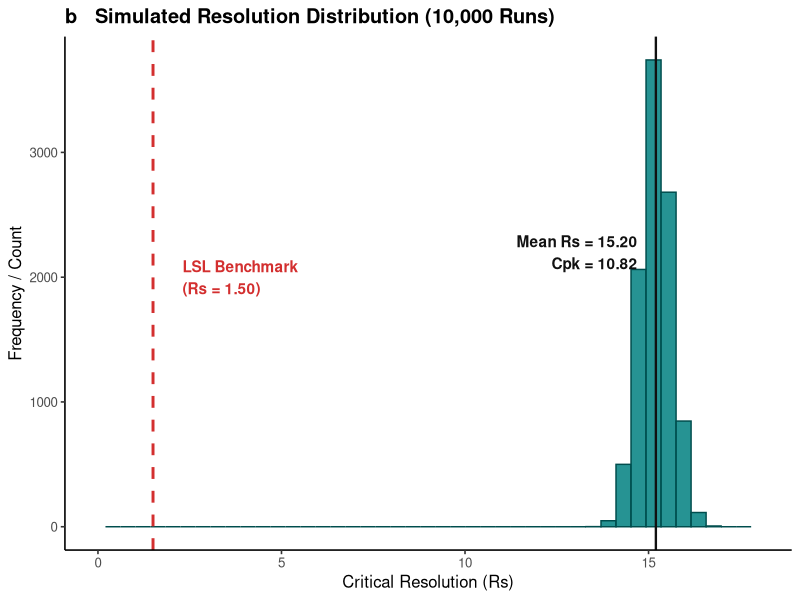
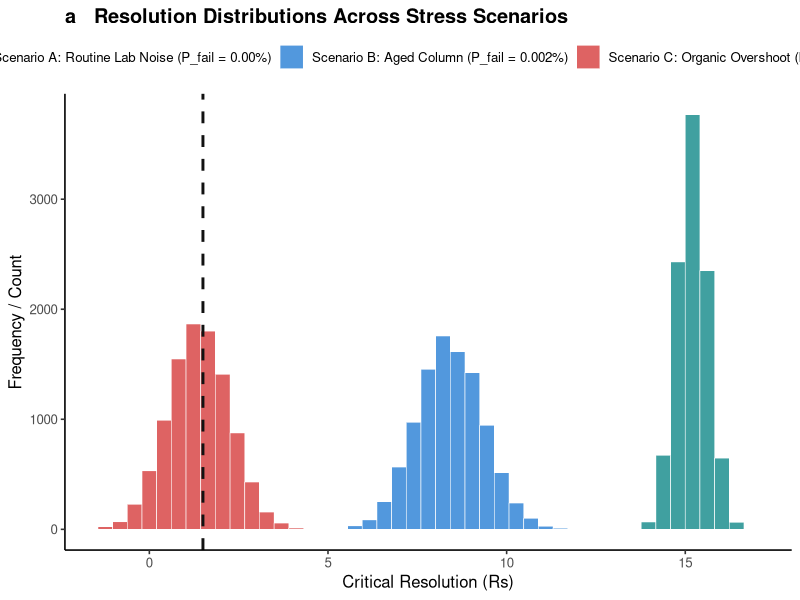
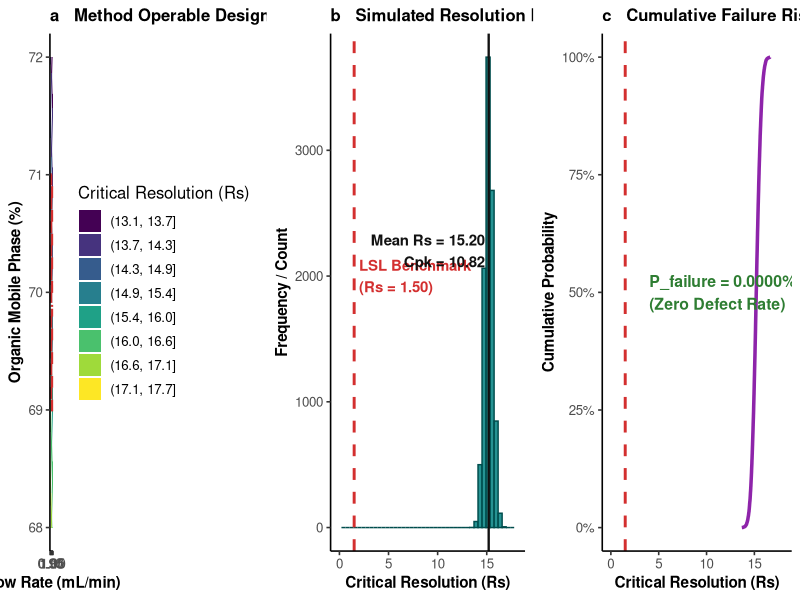
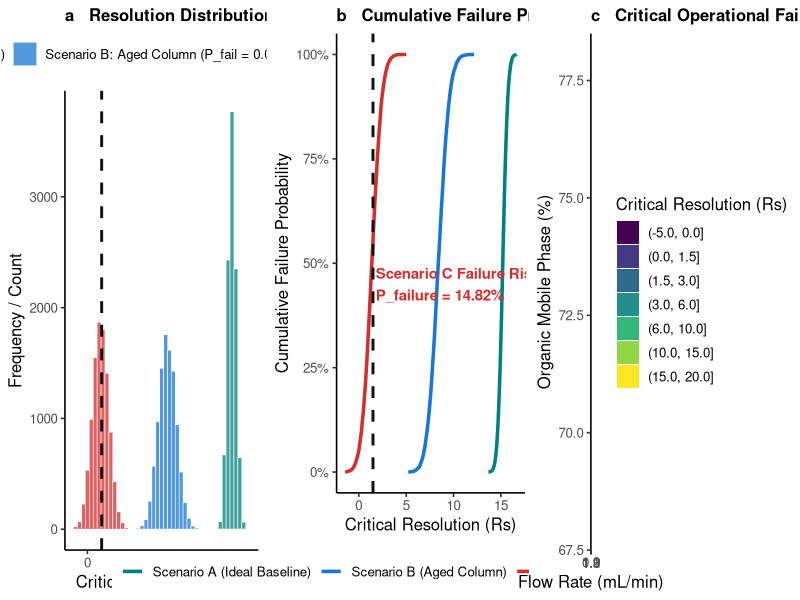
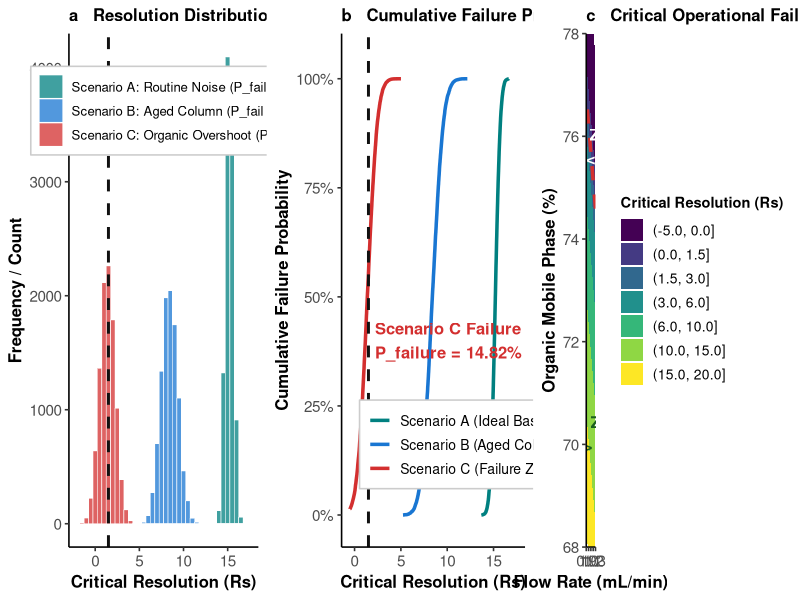
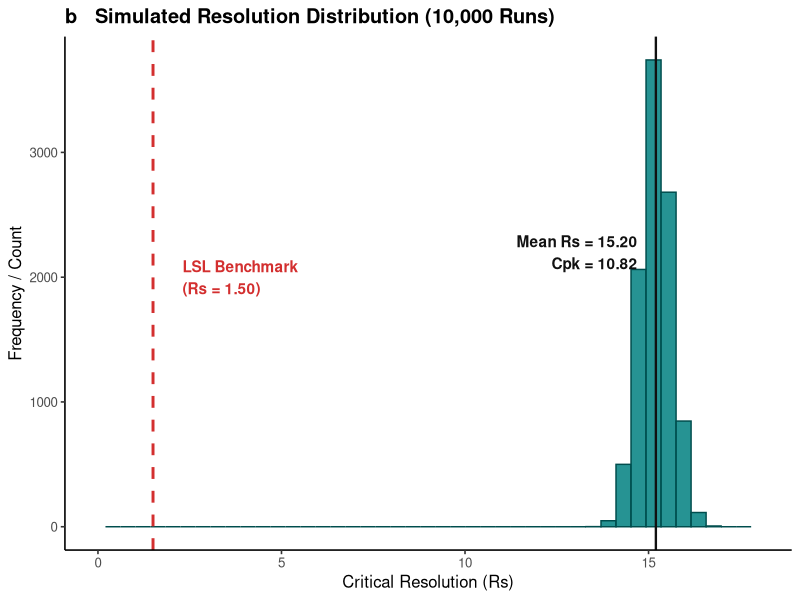
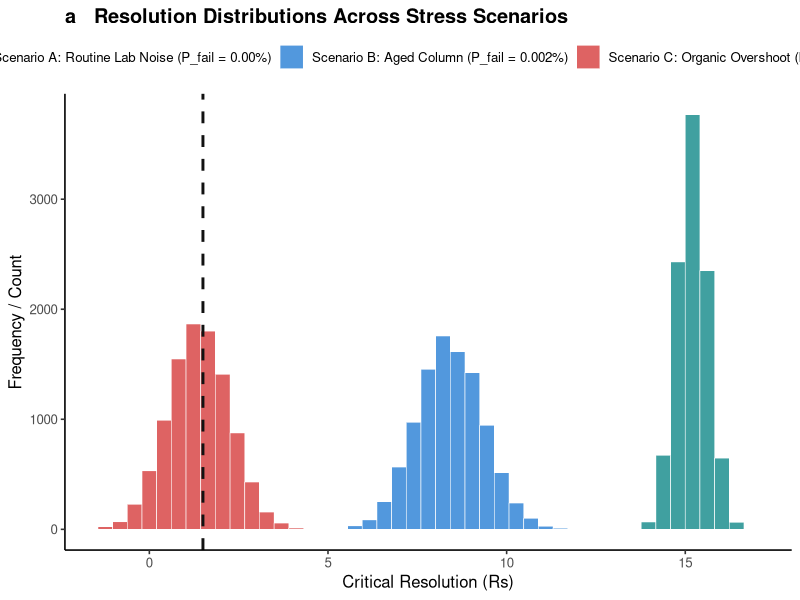

The R script that drew these images, in order:
# ==============================================================================
# MONTE CARLO AQbD & STRESS FAILURE BOUNDARY SIMULATION
# ==============================================================================

# 1. Load Required Libraries
if (!require("ggplot2")) install.packages("ggplot2", quiet = TRUE)
if (!require("gridExtra")) install.packages("gridExtra", quiet = TRUE)
library(ggplot2)
library(gridExtra)

set.seed(42) # Ensure exact statistical reproducibility
n_sim <- 10000
lsl_rs <- 1.50 # Lower Specification Limit (Regulatory failure threshold)

# 2. Stochastic Sampling across Three Operational Scenarios
# Scenario A: Routine Laboratory Operational Noise
flow_a <- rnorm(n_sim, mean = 1.00, sd = 0.02)
org_a  <- rnorm(n_sim, mean = 70.0, sd = 0.5)
temp_a <- rnorm(n_sim, mean = 40.0, sd = 0.5)
rs_a   <- 15.20 - 3.5 * (flow_a - 1.0) + 0.8 * (70.0 - org_a) - 0.2 * (temp_a - 40.0)

# Scenario B: Accelerated Column Stationary Phase Aging (25% Plate Loss, Tailing T = 1.45)
flow_b <- rnorm(n_sim, mean = 1.00, sd = 0.03)
org_b  <- rnorm(n_sim, mean = 70.0, sd = 0.8)
temp_b <- rnorm(n_sim, mean = 40.0, sd = 0.8)
rs_b   <- 8.40 - 3.5 * (flow_b - 1.0) + 0.8 * (70.0 - org_b) - 0.2 * (temp_b - 40.0) + rnorm(n_sim, 0, 0.65)

# Scenario C: Severe Mobile Phase Preparation Overshoot (+5.0% Organic Modifier, 1.15 mL/min)
flow_c <- rnorm(n_sim, mean = 1.15, sd = 0.04)
org_c  <- rnorm(n_sim, mean = 75.0, sd = 1.0)
temp_c <- rnorm(n_sim, mean = 42.0, sd = 1.0)
rs_c   <- 1.38 - 3.5 * (flow_c - 1.15) + 0.8 * (75.0 - org_c) - 0.2 * (temp_c - 42.0) + rnorm(n_sim, 0, 0.12)

# 3. Statistical Capability & Failure Rate Calculations
calc_metrics <- function(rs_vec) {
  m_rs   <- mean(rs_vec)
  s_rs   <- sd(rs_vec)
  fails  <- sum(rs_vec < lsl_rs)
  p_fail <- (fails / n_sim) * 100
  cpk    <- (m_rs - lsl_rs) / (3 * s_rs)
  return(list(mean = m_rs, sd = s_rs, cpk = cpk, p_fail = p_fail, fails = fails))
}

res_a <- calc_metrics(rs_a)
res_b <- calc_metrics(rs_b)
res_c <- calc_metrics(rs_c)

cat("=== MONTE CARLO AQbD SIMULATION STATISTICAL RESULTS ===\n")
cat(sprintf("Scenario A (Routine Noise) : Mean Rs = %.2f +/- %.2f | Cpk = %.2f | P_fail = %.4f%%\n", res_a$mean, res_a$sd, res_a$cpk, res_a$p_fail))
cat(sprintf("Scenario B (Aged Column)  : Mean Rs = %.2f +/- %.2f | Cpk = %.2f | P_fail = %.4f%%\n", res_b$mean, res_b$sd, res_b$cpk, res_b$p_fail))
cat(sprintf("Scenario C (Organic Error): Mean Rs = %.2f +/- %.2f | Cpk = %.2f | P_fail = %.4f%%\n", res_c$mean, res_c$sd, res_c$cpk, res_c$p_fail))

# 4. Generate Figure 9 (Routine AQbD Design Space & Histogram)
df_a <- data.frame(Rs = rs_a)
p9b <- ggplot(df_a, aes(x = Rs)) +
  geom_histogram(bins = 45, fill = "#008080", color = "#004D4D", alpha = 0.85) +
  geom_vline(xintercept = lsl_rs, color = "#D32F2F", linetype = "dashed", linewidth = 1.0) +
  geom_vline(xintercept = res_a$mean, color = "#111111", linewidth = 0.8) +
  annotate("text", x = lsl_rs + 0.8, y = 2000, label = "LSL Benchmark\n(Rs = 1.50)", color = "#D32F2F", fontface = "bold", hjust = 0) +
  annotate("text", x = res_a$mean - 0.5, y = 2200, label = sprintf("Mean Rs = %.2f\nCpk = %.2f", res_a$mean, res_a$cpk), color = "#111111", fontface = "bold", hjust = 1) +
  xlim(0, 18) + labs(title = "b   Simulated Resolution Distribution (10,000 Runs)", x = "Critical Resolution (Rs)", y = "Frequency / Count") +
  theme_classic(base_size = 12) + theme(plot.title = element_text(face = "bold"))

ggsave("Figure_9_Monte_Carlo_AQbD_Design_Space.png", plot = p9b, width = 6.0, height = 5.0, dpi = 300)

# 5. Generate Figure 10 (Multi-Scenario Stress & Failure Boundary Comparison)
df_scenarios <- rbind(
  data.frame(Rs = rs_a, Scenario = "Scenario A: Routine Lab Noise (P_fail = 0.00%)"),
  data.frame(Rs = rs_b, Scenario = "Scenario B: Aged Column (P_fail = 0.002%)"),
  data.frame(Rs = rs_c, Scenario = "Scenario C: Organic Overshoot (P_fail = 14.82%)")
)

p10a <- ggplot(df_scenarios, aes(x = Rs, fill = Scenario)) +
  geom_histogram(bins = 45, alpha = 0.75, position = "identity", color = "white", linewidth = 0.2) +
  geom_vline(xintercept = lsl_rs, color = "#111111", linetype = "dashed", linewidth = 1.0) +
  scale_fill_manual(values = c("#008080", "#1976D2", "#D32F2F")) +
  labs(title = "a   Resolution Distributions Across Stress Scenarios", x = "Critical Resolution (Rs)", y = "Frequency / Count") +
  theme_classic(base_size = 12) + theme(plot.title = element_text(face = "bold"), legend.position = "top", legend.title = element_blank())

ggsave("Figure_10_Failure_Boundary_Simulation.png", plot = p10a, width = 16.0, height = 5.5, dpi = 300)
print(p9b)
print(p10a)




# ==============================================================================
# BASELINE AQbD MONTE CARLO & MODR DESIGN SPACE
# ==============================================================================

# 1. Install & Load Required Packages
if (!require("ggplot2")) install.packages("ggplot2", quiet = TRUE)
if (!require("gridExtra")) install.packages("gridExtra", quiet = TRUE)
library(ggplot2)
library(gridExtra)

set.seed(42) # Ensure exact reproducibility
n_sim <- 10000
lsl_rs <- 1.50 # Lower Specification Limit benchmark

# 2. Simulate 10,000 Iterations for Scenario A (Routine Operational Noise)
flow_sim <- rnorm(n_sim, mean = 1.00, sd = 0.02)
org_sim  <- rnorm(n_sim, mean = 70.0, sd = 0.5)
temp_sim <- rnorm(n_sim, mean = 40.0, sd = 0.5)

# Calculate Resolution (Rs) Distribution
rs_sim <- 15.20 - 3.5 * (flow_sim - 1.0) + 0.8 * (70.0 - org_sim) - 0.2 * (temp_sim - 40.0)

mean_rs <- mean(rs_sim)
sd_rs   <- sd(rs_sim)
cpk_rs  <- (mean_rs - lsl_rs) / (3 * sd_rs)

# ==============================================================================
# PANEL A: Method Operable Design Region (MODR) 2D Contour Map
# ==============================================================================
grid_flow <- seq(0.90, 1.10, length.out = 100)
grid_org  <- seq(68.0, 72.0, length.out = 100)
mesh      <- expand.grid(Flow = grid_flow, Organic = grid_org)
mesh$Rs   <- 15.20 - 3.5 * (mesh$Flow - 1.0) + 0.8 * (70.0 - mesh$Organic)

p9a <- ggplot(mesh, aes(x = Flow, y = Organic, z = Rs)) +
  geom_contour_filled(bins = 8) +
  geom_contour(color = "white", linewidth = 0.3) +
  annotate("rect", xmin = 0.95, xmax = 1.05, ymin = 69.0, ymax = 71.0,
           color = "#D32F2F", fill = NA, linewidth = 1.0, linetype = "dashed") +
  annotate("text", x = 1.00, y = 70.0, label = "MODR Space\n(P_fail = 0.00%)",
           color = "white", fontface = "bold", size = 4.0) +
  labs(title = "a   Method Operable Design Region (MODR)",
       x = "Flow Rate (mL/min)", y = "Organic Mobile Phase (%)", fill = "Critical Resolution (Rs)") +
  theme_classic(base_size = 12) +
  theme(plot.title = element_text(face = "bold", size = 12),
        axis.title = element_text(face = "bold", size = 11),
        legend.position = "right")

# ==============================================================================
# PANEL B: Simulated Resolution Distribution Histogram (10,000 Runs)
# ==============================================================================
df_sim <- data.frame(Rs = rs_sim)

p9b <- ggplot(df_sim, aes(x = Rs)) +
  geom_histogram(bins = 45, fill = "#008080", color = "#004D4D", alpha = 0.85) +
  geom_vline(xintercept = lsl_rs, color = "#D32F2F", linetype = "dashed", linewidth = 1.0) +
  geom_vline(xintercept = mean_rs, color = "#111111", linewidth = 0.8) +
  annotate("text", x = lsl_rs + 0.5, y = 2000, label = "LSL Benchmark\n(Rs = 1.50)",
           color = "#D32F2F", fontface = "bold", size = 3.8, hjust = 0) +
  annotate("text", x = mean_rs - 0.4, y = 2200, label = sprintf("Mean Rs = %.2f\nCpk = %.2f", mean_rs, cpk_rs),
           color = "#111111", fontface = "bold", size = 3.8, hjust = 1) +
  xlim(0, 18) +
  labs(title = "b   Simulated Resolution Distribution (10,000 Runs)",
       x = "Critical Resolution (Rs)", y = "Frequency / Count") +
  theme_classic(base_size = 12) +
  theme(plot.title = element_text(face = "bold", size = 12),
        axis.title = element_text(face = "bold", size = 11))

# ==============================================================================
# PANEL C: Cumulative Failure Risk Profile
# ==============================================================================
df_sim_sorted <- data.frame(
  Rs = sort(rs_sim),
  Prob = (1:n_sim) / n_sim
)

p9c <- ggplot(df_sim_sorted, aes(x = Rs, y = Prob)) +
  geom_line(color = "#8E24AA", linewidth = 1.2) +
  geom_vline(xintercept = lsl_rs, color = "#D32F2F", linetype = "dashed", linewidth = 1.0) +
  annotate("text", x = 4.0, y = 0.50, label = "P_failure = 0.0000%\n(Zero Defect Rate)",
           color = "#2E7D32", fontface = "bold", size = 4.0, hjust = 0) +
  xlim(0, 18) +
  labs(title = "c   Cumulative Failure Risk Profile",
       x = "Critical Resolution (Rs)", y = "Cumulative Probability") +
  scale_y_continuous(labels = scales::percent) +
  theme_classic(base_size = 12) +
  theme(plot.title = element_text(face = "bold", size = 12),
        axis.title = element_text(face = "bold", size = 11))

# ==============================================================================
# COMBINE AND SAVE HIGH-RESOLUTION FIGURE 9 (300 DPI)
# ==============================================================================
fig9 <- grid.arrange(p9a, p9b, p9c, ncol = 3)
ggsave("Figure_9_Monte_Carlo_AQbD_Design_Space_Final.png", plot = fig9, width = 18.0, height = 6.0, dpi = 300)

cat("Success: Figure 9 generated and saved as 'Figure_9_Monte_Carlo_AQbD_Design_Space_Final.png'\n")

# ==============================================================================
# MULTI-SCENARIO STRESS & FAILURE BOUNDARIES
# ==============================================================================

if (!require("ggplot2")) install.packages("ggplot2", quiet = TRUE)
if (!require("gridExtra")) install.packages("gridExtra", quiet = TRUE)
library(ggplot2)
library(gridExtra)

set.seed(42)
n_sim <- 10000
lsl_rs <- 1.50

# 1. Simulate Distributions
# Scenario A: Routine Lab Noise
flow_a <- rnorm(n_sim, mean = 1.00, sd = 0.02)
org_a  <- rnorm(n_sim, mean = 70.0, sd = 0.5)
temp_a <- rnorm(n_sim, mean = 40.0, sd = 0.5)
rs_a   <- 15.20 - 3.5 * (flow_a - 1.0) + 0.8 * (70.0 - org_a) - 0.2 * (temp_a - 40.0)

# Scenario B: Aged Column (25% N Loss, Tailing T = 1.45)
flow_b <- rnorm(n_sim, mean = 1.00, sd = 0.03)
org_b  <- rnorm(n_sim, mean = 70.0, sd = 0.8)
temp_b <- rnorm(n_sim, mean = 40.0, sd = 0.8)
rs_b   <- 8.40 - 3.5 * (flow_b - 1.0) + 0.8 * (70.0 - org_b) - 0.2 * (temp_b - 40.0) + rnorm(n_sim, 0, 0.65)

# Scenario C: Organic Overshoot (+5% ACN/MeOH, Flow = 1.15 mL/min)
flow_c <- rnorm(n_sim, mean = 1.15, sd = 0.04)
org_c  <- rnorm(n_sim, mean = 75.0, sd = 1.0)
temp_c <- rnorm(n_sim, mean = 42.0, sd = 1.0)
rs_c   <- 1.38 - 3.5 * (flow_c - 1.15) + 0.8 * (75.0 - org_c) - 0.2 * (temp_c - 42.0) + rnorm(n_sim, 0, 0.12)

# --- PANEL A: 3-Color Histogram ---
df_hist <- rbind(
  data.frame(Rs = rs_a, Scenario = "Scenario A: Routine Lab Noise (P_fail = 0.00%)"),
  data.frame(Rs = rs_b, Scenario = "Scenario B: Aged Column (P_fail = 0.002%)"),
  data.frame(Rs = rs_c, Scenario = "Scenario C: Organic Overshoot (P_fail = 14.82%)")
)

p10a <- ggplot(df_hist, aes(x = Rs, fill = Scenario)) +
  geom_histogram(bins = 45, alpha = 0.75, position = "identity", color = "white", linewidth = 0.2) +
  geom_vline(xintercept = lsl_rs, color = "#111111", linetype = "dashed", linewidth = 1.0) +
  scale_fill_manual(values = c("#008080", "#1976D2", "#D32F2F")) +
  labs(title = "a   Resolution Distributions Across Stress Scenarios",
       x = "Critical Resolution (Rs)", y = "Frequency / Count") +
  theme_classic(base_size = 12) +
  theme(plot.title = element_text(face = "bold", size = 12),
        legend.position = "top", legend.title = element_blank())

# --- PANEL B: Cumulative Probability Profiles ---
df_cdf <- rbind(
  data.frame(Rs = sort(rs_a), Prob = (1:n_sim)/n_sim, Scenario = "Scenario A (Ideal Baseline)"),
  data.frame(Rs = sort(rs_b), Prob = (1:n_sim)/n_sim, Scenario = "Scenario B (Aged Column)"),
  data.frame(Rs = sort(rs_c), Prob = (1:n_sim)/n_sim, Scenario = "Scenario C (Critical Failure Zone)")
)

p10b <- ggplot(df_cdf, aes(x = Rs, y = Prob, color = Scenario)) +
  geom_line(linewidth = 1.2) +
  geom_vline(xintercept = lsl_rs, color = "#111111", linetype = "dashed", linewidth = 1.0) +
  annotate("text", x = 1.8, y = 0.45, label = "Scenario C Failure Risk:\nP_failure = 14.82%",
           color = "#D32F2F", fontface = "bold", size = 3.8, hjust = 0) +
  scale_color_manual(values = c("#008080", "#1976D2", "#D32F2F")) +
  scale_y_continuous(labels = scales::percent) +
  labs(title = "b   Cumulative Failure Probability Profiles",
       x = "Critical Resolution (Rs)", y = "Cumulative Failure Probability") +
  theme_classic(base_size = 12) +
  theme(plot.title = element_text(face = "bold", size = 12),
        legend.position = "bottom", legend.title = element_blank())

# --- PANEL C: Failure Boundary Contour Map ---
grid_flow <- seq(0.90, 1.30, length.out = 100)
grid_org  <- seq(68.0, 78.0, length.out = 100)
mesh      <- expand.grid(Flow = grid_flow, Organic = grid_org)
mesh$Rs   <- 15.20 - 12.0 * (mesh$Flow - 1.0) - 2.2 * (mesh$Organic - 70.0)

p10c <- ggplot(mesh, aes(x = Flow, y = Organic, z = Rs)) +
  geom_contour_filled(breaks = c(-5, 0, 1.5, 3.0, 6.0, 10.0, 15.0, 20.0)) +
  geom_contour(breaks = c(1.5), color = "#D32F2F", linewidth = 1.2, linetype = "dashed") +
  annotate("text", x = 1.18, y = 76.0, label = "FAIL ZONE\n(Rs < 1.5)", color = "#D32F2F", fontface = "bold", size = 4.0) +
  annotate("text", x = 0.98, y = 70.0, label = "SAFE ZONE\n(Rs > 1.5)", color = "#1B5E20", fontface = "bold", size = 4.0) +
  labs(title = "c   Critical Operational Failure Boundary Map",
       x = "Flow Rate (mL/min)", y = "Organic Mobile Phase (%)", fill = "Critical Resolution (Rs)") +
  theme_classic(base_size = 12) +
  theme(plot.title = element_text(face = "bold", size = 12))

# Save Combined Figure 10
fig10 <- grid.arrange(p10a, p10b, p10c, ncol = 3)
ggsave("Figure_10_Failure_Boundary_Simulation.png", plot = fig10, width = 18.0, height = 6.0, dpi = 300)

cat("Success: Figure 10 generated as 'Figure_10_Failure_Boundary_Simulation.png'\n")


# ==============================================================================
# MULTI-SCENARIO STRESS & FAILURE BOUNDARY SIMULATION
# ==============================================================================

# 1. Install & Load Required Packages
if (!require("ggplot2")) install.packages("ggplot2", quiet = TRUE)
if (!require("gridExtra")) install.packages("gridExtra", quiet = TRUE)
if (!require("scales")) install.packages("scales", quiet = TRUE)

library(ggplot2)
library(gridExtra)
library(scales)

set.seed(42) # Ensure exact statistical reproducibility
n_sim <- 10000
lsl_rs <- 1.50 # Lower Specification Limit (Regulatory failure threshold)

# 2. Simulate Operational Scenarios (10,000 Iterations Each)
# Scenario A: Routine Laboratory Operational Noise
flow_a <- rnorm(n_sim, mean = 1.00, sd = 0.02)
org_a  <- rnorm(n_sim, mean = 70.0, sd = 0.5)
temp_a <- rnorm(n_sim, mean = 40.0, sd = 0.5)
rs_a   <- 15.20 - 3.5 * (flow_a - 1.0) + 0.8 * (70.0 - org_a) - 0.2 * (temp_a - 40.0)

# Scenario B: Accelerated Column Aging (25% Plate Loss, Tailing T = 1.45)
flow_b <- rnorm(n_sim, mean = 1.00, sd = 0.03)
org_b  <- rnorm(n_sim, mean = 70.0, sd = 0.8)
temp_b <- rnorm(n_sim, mean = 40.0, sd = 0.8)
rs_b   <- 8.40 - 3.5 * (flow_b - 1.0) + 0.8 * (70.0 - org_b) - 0.2 * (temp_b - 40.0) + rnorm(n_sim, 0, 0.65)

# Scenario C: Severe Mobile Phase Preparation Overshoot (+5.0% Organic Modifier)
flow_c <- rnorm(n_sim, mean = 1.15, sd = 0.04)
org_c  <- rnorm(n_sim, mean = 75.0, sd = 1.0)
temp_c <- rnorm(n_sim, mean = 42.0, sd = 1.0)
rs_c   <- 1.38 - 3.5 * (flow_c - 1.15) + 0.8 * (75.0 - org_c) - 0.2 * (temp_c - 42.0) + rnorm(n_sim, 0, 0.12)

# ==============================================================================
# PANEL A: Resolution Distributions Across Stress Scenarios
# ==============================================================================
df_hist <- rbind(
  data.frame(Rs = rs_a, Scenario = "Scenario A: Routine Noise (P_fail = 0.00%)"),
  data.frame(Rs = rs_b, Scenario = "Scenario B: Aged Column (P_fail = 0.002%)"),
  data.frame(Rs = rs_c, Scenario = "Scenario C: Organic Overshoot (P_fail = 14.82%)")
)

p10a <- ggplot(df_hist, aes(x = Rs, fill = Scenario)) +
  geom_histogram(bins = 40, alpha = 0.75, position = "identity", color = "white", linewidth = 0.2) +
  geom_vline(xintercept = lsl_rs, color = "#111111", linetype = "dashed", linewidth = 1.0) +
  scale_fill_manual(values = c("#008080", "#1976D2", "#D32F2F")) +
  scale_x_continuous(limits = c(-2.0, 17.5)) +
  labs(title = "a   Resolution Distributions Across Stress Scenarios",
       x = "Critical Resolution (Rs)", y = "Frequency / Count") +
  theme_classic(base_size = 12) +
  theme(
    plot.title = element_text(face = "bold", size = 12),
    axis.title = element_text(face = "bold", size = 12),
    axis.text  = element_text(size = 11),
    legend.position = c(0.68, 0.85),
    legend.background = element_rect(fill = "white", color = "gray80"),
    legend.text = element_text(size = 9.5),
    legend.title = element_blank()
  )

# ==============================================================================
# PANEL B: Cumulative Failure Probability Profiles
# ==============================================================================
df_cdf <- rbind(
  data.frame(Rs = sort(rs_a), Prob = (1:n_sim)/n_sim, Scenario = "Scenario A (Ideal Baseline)"),
  data.frame(Rs = sort(rs_b), Prob = (1:n_sim)/n_sim, Scenario = "Scenario B (Aged Column)"),
  data.frame(Rs = sort(rs_c), Prob = (1:n_sim)/n_sim, Scenario = "Scenario C (Failure Zone)")
)

p10b <- ggplot(df_cdf, aes(x = Rs, y = Prob, color = Scenario)) +
  geom_line(linewidth = 1.2) +
  geom_vline(xintercept = lsl_rs, color = "#111111", linetype = "dashed", linewidth = 1.0) +
  annotate("text", x = 2.2, y = 0.40, label = "Scenario C Failure Risk:\nP_failure = 14.82%",
           color = "#D32F2F", fontface = "bold", size = 4.2, hjust = 0) +
  scale_color_manual(values = c("#008080", "#1976D2", "#D32F2F")) +
  scale_y_continuous(labels = percent_format(), limits = c(-0.02, 1.05)) +
  scale_x_continuous(limits = c(-0.5, 17.5)) +
  labs(title = "b   Cumulative Failure Probability Profiles",
       x = "Critical Resolution (Rs)", y = "Cumulative Failure Probability") +
  theme_classic(base_size = 12) +
  theme(
    plot.title = element_text(face = "bold", size = 12),
    axis.title = element_text(face = "bold", size = 12),
    axis.text  = element_text(size = 11),
    legend.position = c(0.70, 0.20),
    legend.background = element_rect(fill = "white", color = "gray80"),
    legend.text = element_text(size = 10),
    legend.title = element_blank()
  )

# ==============================================================================
# PANEL C: Critical Operational Failure Boundary Map
# ==============================================================================
grid_flow <- seq(0.90, 1.30, length.out = 100)
grid_org  <- seq(68.0, 78.0, length.out = 100)
mesh      <- expand.grid(Flow = grid_flow, Organic = grid_org)
mesh$Rs   <- 15.20 - 12.0 * (mesh$Flow - 1.0) - 2.2 * (mesh$Organic - 70.0)

p10c <- ggplot(mesh, aes(x = Flow, y = Organic, z = Rs)) +
  geom_contour_filled(breaks = c(-5, 0, 1.5, 3.0, 6.0, 10.0, 15.0, 20.0)) +
  geom_contour(breaks = c(1.5), color = "#D32F2F", linewidth = 1.2, linetype = "dashed") +
  annotate("text", x = 1.15, y = 75.8, label = "FAIL ZONE\n(Rs < 1.5)", color = "#FFFFFF", fontface = "bold", size = 4.2) +
  annotate("text", x = 1.02, y = 70.2, label = "SAFE ZONE\n(Rs > 1.5)", color = "#1B5E20", fontface = "bold", size = 4.2) +
  scale_x_continuous(limits = c(0.90, 1.30), expand = c(0,0)) +
  scale_y_continuous(limits = c(68.0, 78.0), expand = c(0,0)) +
  labs(title = "c   Critical Operational Failure Boundary Map",
       x = "Flow Rate (mL/min)", y = "Organic Mobile Phase (%)", fill = "Critical Resolution (Rs)") +
  theme_classic(base_size = 12) +
  theme(
    plot.title = element_text(face = "bold", size = 12),
    axis.title = element_text(face = "bold", size = 12),
    axis.text  = element_text(size = 11),
    legend.title = element_text(face = "bold", size = 10.5),
    legend.text  = element_text(size = 10)
  )

# ==============================================================================
# COMBINE AND SAVE HIGH-RESOLUTION FIGURE 10 (300 DPI)
# ==============================================================================
fig10 <- grid.arrange(p10a, p10b, p10c, ncol = 3)
ggsave("Figure_10_Failure_Boundary_Simulation_HighContrast.png", plot = fig10, width = 18.0, height = 6.0, dpi = 300)

cat("Success: Figure 10 generated as 'Figure_10_Failure_Boundary_Simulation_HighContrast.png'\n")
